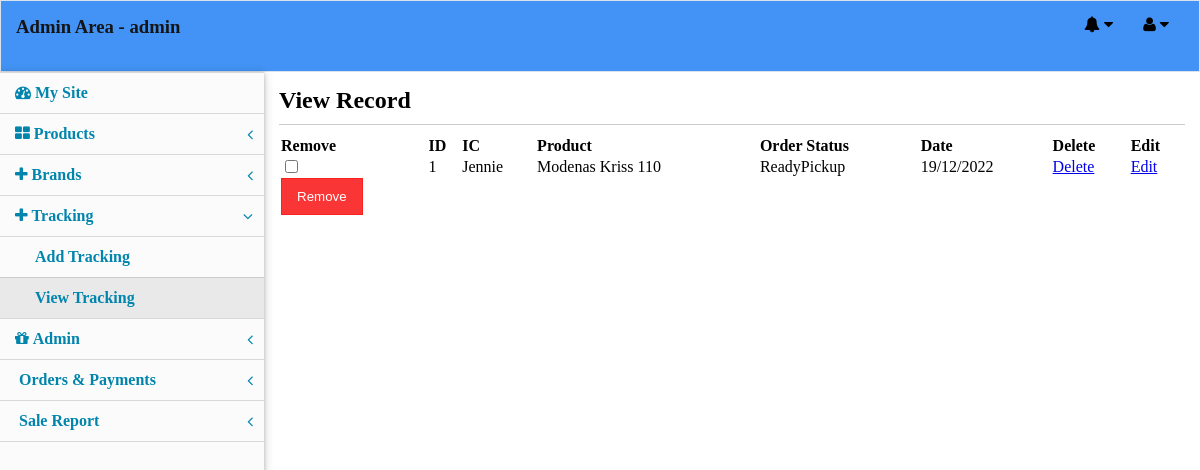
The app's page /admin_area/index.php?action=view_tracking (signed in) with its own data.
### tables this page shows
CREATE TABLE `tcustomer` (
  `id` int(11) NOT NULL,
  `sIC` varchar(255) NOT NULL,
  `pname` varchar(255) NOT NULL,
  `ostatus` int(11) NOT NULL,
  `tdate` varchar(255) NOT NULL
);

CREATE TABLE `customerclass` (
  `cid` int(11) NOT NULL,
  `cname` varchar(255) NOT NULL
);

### admin_area/includes/view_tracking.php (the view, shortened to what this page needs)
<div class="view_product_box">
<h2>View Record</h2>
<div class="border_bottom"></div>
<form action="" method="post" enctype="multipart/form-data" />
<table width="100%">
 <thead>
  <tr>
   <th>Remove</th>
   <th>ID</th>
   <th>IC</th>
   <th>Product</th>
   <th>Order Status</th>
   <th>Date</th>
   <th>Delete</th>
   <th>Edit</th>
  </tr>
 </thead>
 <?php
 $all_record = mysqli_query($con,"SELECT * FROM tcustomer JOIN customerclass WHERE tcustomer.ostatus = customerclass.cid");
 $i = 1;
 while($row=mysqli_fetch_array($all_record)){
 ?>
 <tbody>
  <tr>
   <td><input type="checkbox" name="deleteAll[]" value="<?php echo $row['id'];?>" /></td>
   <td><?php echo $i; ?></td>
   <td><?php echo $row['sIC']; ?></td>
   <td><?php echo $row['pname']; ?></td>
   <td><?php echo $row['cname']; ?></td>
   <td><?php echo $row['tdate']; ?></td>
   <td><a href="index.php?action=view_tracking&delete_tracking=<?php echo $row['id'];?>">Delete</a></td>
   <td><a href="index.php?action=edit_tracking&id=<?php echo $row['id'];?>">Edit</a></td>
  </tr>
 </tbody>
 <?php $i++;}  ?>
<tr>
<td><input type="submit" name="delete_all" value="Remove" /></td>
</tr>
</table>
</div>

### admin_area/styles/desktop.css (style rules this page uses)
html, body, div, span, applet, object, iframe, h1, h2, h3, h4, h5, h6, p, blockquote, pre, a, abbr, acronym, address, big, cite, code, del, dfn, em, img, ins, kbd, q, s, samp, small, strike, strong, sub, sup, tt, var, b, u, i, center, dl, dt, dd, ol, ul, li, fieldset, form, label, legend, table, caption, tbody, tfoot, thead, tr, th, td, article, aside, canvas, details, embed, figure, figcaption, footer, header, hgroup, menu, nav, output, ruby, section, summary, time, mark, audio, video { margin: 0; padding: 0; border: 0; //font-size: 100%; //font: inherit; //vertical-align: baseline; }
.border_bottom { border-bottom:0.01px solid rgba(0,0,0,0.2); margin:10px 0; }
.view_product_box th, .view_product_box td { text-align:left; }
.view_product_box input[type=submit] { padding:10px 15px; background: rgba(250, 32, 32, 0.9); border: 0.01px solid rgba(250, 32, 32, 0.9); color:white; }

### admin_area/index.php (style rules this page uses)
input[type=submit] { cursor:pointer; }

### records on screen
tcustomer: sIC "Jennie", pname "Modenas Kriss 110", customerclass.cname "ReadyPickup", tdate "19/12/2022"

### other values on screen
$_SESSION['name'] "admin"
